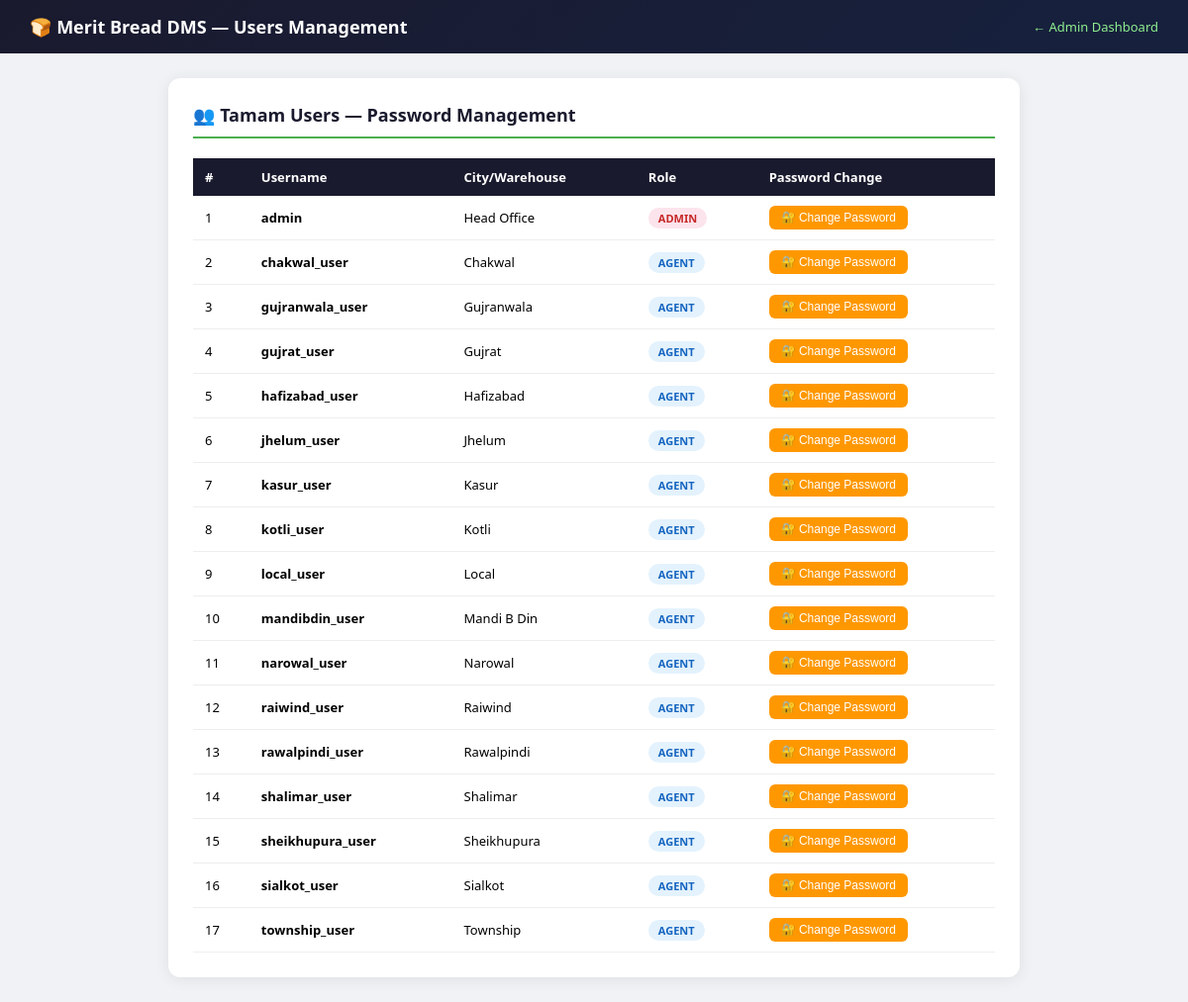
/admin_users.php (signed in), run on the app's committed database.
### tables this page shows
CREATE TABLE `users` (
  `id` int(11) NOT NULL,
  `username` varchar(100) NOT NULL,
  `password` varchar(255) NOT NULL,
  `city` varchar(100) NOT NULL,
  `role` enum('admin','agent') DEFAULT 'agent',
  `created_at` timestamp NOT NULL DEFAULT current_timestamp()
);

### admin_users.php (the view, shortened to what this page needs)
<?php
include 'config.php';
$users = mysqli_query($conn, "SELECT * FROM users ORDER BY role, city");
?>
<!DOCTYPE html>
<html>
<head>
</head>
<body>
<div class="header">
    <h1>🍞 Merit Bread DMS — Users Management</h1>
    <a href="admin_dashboard.php">← Admin Dashboard</a>
</div>
<div class="container">
    <div class="card">
        <h2>👥 Tamam Users — Password Management</h2>
        <table>
            <thead><tr>
                <th>#</th><th>Username</th><th>City/Warehouse</th>
                <th>Role</th><th>Password Change</th>
            </tr></thead>
            <tbody>
            <?php $i=1; while($row = mysqli_fetch_assoc($users)): ?>
            <tr>
                <td><?= $i++ ?></td>
                <td><strong><?= htmlspecialchars($row['username']) ?></strong></td>
                <td><?= htmlspecialchars($row['city']) ?></td>
                <td>
                    <span class="<?= $row['role']=='admin'?'role-admin':'role-agent' ?>">
                        <?= strtoupper($row['role']) ?>
                    </span>
                </td>
                <td>
                    <button class="btn-show" onclick="togglePass(<?= $row['id'] ?>)">
                        🔐 Change Password
                    </button>
                </td>
            </tr>
            <?php endwhile; ?>
            </tbody>
        </table>
    </div>
</div>
</body>
</html>

### admin_users.php (style rules this page uses)
* { margin:0; padding:0; box-sizing:border-box; }
body { font-family:'Segoe UI',Arial,sans-serif; background:#f0f2f5; }
.header { background:linear-gradient(135deg,#1a1a2e,#16213e); color:white; padding:15px 30px; display:flex; justify-content:space-between; align-items:center; }
.header h1 { font-size:18px; }
.header a { color:#90EE90; text-decoration:none; margin-left:12px; font-size:13px; }
.container { max-width:900px; margin:25px auto; padding:0 20px; }
.card { background:white; border-radius:12px; padding:25px; box-shadow:0 2px 15px rgba(0,0,0,0.08); margin-bottom:20px; }
.card h2 { color:#1a1a2e; margin-bottom:20px; font-size:18px; border-bottom:2px solid #4CAF50; padding-bottom:10px; }
table { width:100%; border-collapse:collapse; }
th { background:#1a1a2e; color:white; padding:10px 12px; text-align:left; font-size:13px; }
td { padding:10px 12px; border-bottom:1px solid #eee; font-size:13px; vertical-align:middle; }
.role-admin { background:#fce4ec; color:#c62828; padding:3px 10px; border-radius:15px; font-size:11px; font-weight:bold; }
.role-agent { background:#e3f2fd; color:#1565c0; padding:3px 10px; border-radius:15px; font-size:11px; font-weight:bold; }
.btn-show { background:#FF9800; color:white; padding:5px 12px; border:none; border-radius:6px; cursor:pointer; font-size:12px; }

### data on the page
users: username "admin", city "Head Office", role "ADMIN"
users: username "chakwal_user", city "Chakwal", role "AGENT"
users: username "gujranwala_user", city "Gujranwala", role "AGENT"
users: username "gujrat_user", city "Gujrat", role "AGENT"
users: username "hafizabad_user", city "Hafizabad", role "AGENT"
users: username "jhelum_user", city "Jhelum", role "AGENT"
users: username "kasur_user", city "Kasur", role "AGENT"
users: username "kotli_user", city "Kotli", role "AGENT"
users: username "local_user", city "Local", role "AGENT"
users: username "mandibdin_user", city "Mandi B Din", role "AGENT"
users: username "narowal_user", city "Narowal", role "AGENT"
users: username "raiwind_user", city "Raiwind", role "AGENT"
users: username "rawalpindi_user", city "Rawalpindi", role "AGENT"
users: username "shalimar_user", city "Shalimar", role "AGENT"
users: username "sheikhupura_user", city "Sheikhupura", role "AGENT"
users: username "sialkot_user", city "Sialkot", role "AGENT"
users: username "township_user", city "Township", role "AGENT"
